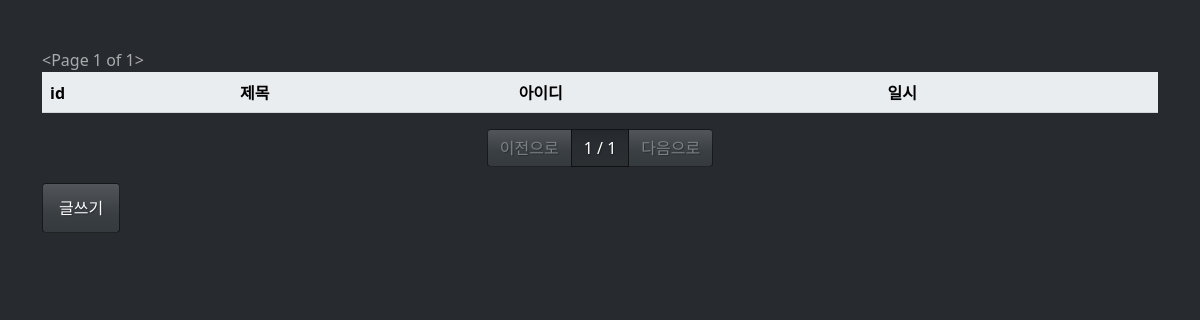
Before: /board/list/ with the older database file.
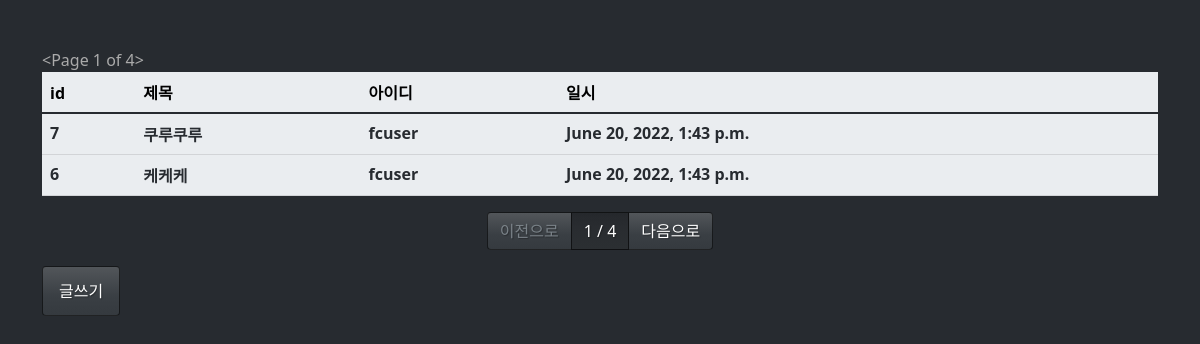
After: the same page with the newer database file.
### board/models.py (models this page shows, shortened)
class Board(models.Model):
    title = models.CharField(max_length=128, verbose_name="제목")
    contents = models.TextField(verbose_name="내용")
    writer = models.ForeignKey('fcuser.Fcuser',on_delete=models.CASCADE ,verbose_name="작성자")
    tags = models.ManyToManyField('tag.Tag', verbose_name="태그")
    register_dttm = models.DateTimeField(auto_now_add=True, verbose_name="등록시간")
    class Meta:
        db_table = 'fastcampus_board'
        verbose_name = '패스트캠퍼스 게시글'
        verbose_name_plural = '패스트캠퍼스 게시글'

### fcuser/models.py (models this page shows)
class Fcuser(models.Model):
    username = models.CharField(max_length=64, verbose_name="사용자명")
    useremail = models.EmailField(max_length=128, verbose_name="사용자이메일",default='')
    password = models.CharField(max_length=64, verbose_name="비밀번호")
    register_dttm = models.DateTimeField(auto_now_add=True, verbose_name="등록시간")
    def __str__(self):
        return self.username
    class Meta:
        db_table = 'fastcampus_fcuser'
        verbose_name = '패스트캠퍼스 사용자'
        verbose_name_plural = '패스트캠퍼스 사용자'

### board/views.py (the view)
# urls.py: path('list/', views.board_list),
def board_list(request):
    all_boards = Board.objects.all().order_by('-id')
    page = int(request.GET.get('p', 1))
    paginator = Paginator(all_boards, 2)
    boards = paginator.get_page(page)
    return render(request, 'board_list.html', {'boards': boards})

### board/templates/board_list.html (shortened to what this page needs)
{% extends "base.html" %}
{% block contents %}
<div class="row mt-5">
    <div class="col-12">
        <table class="table table-light">
            <thead class="thead-light">
                <tr>
                    <th>id</th>
                    <th>제목</th>
                    <th>아이디</th>
                    <th>일시</th>
                </tr>
            </thead>
            <tbody class="text-dark">
                {% for board in boards %}
                <tr onclick="location.href='/board/detail/{{ board.id }}'">
                    <th>{{ board.id }}</th>
                    <th>{{ board.title }}</th>
                    <th>{{ board.writer}}</th>
                    <th>{{ board.register_dttm}}</th>
                </tr>
                {% endfor %}
            </tbody>
        </table>
    </div>
</div>
<div class="row">
    <div class="col-12">
        <nav>
            <ul class="pagination justify-content-center">
                {% if boards.has_previous %}
                <li class="page-item">
                    <a class="page-link" href="?p={{ boards.previous_page_number }}">이전으로</a>
                </li>
                {% else %}
                <li class="page-item disabled">
                    <a class="page-link disabled" href="#">이전으로</a>
                </li>
                {% endif %}
                <li class="page-item active">
                    <a class="page-link" href="#">{{ boards.number }} / {{ boards.paginator.num_pages }}</a>
                </li>
                {% if boards.has_next %}
                <li class="page-item">
                    <a class="page-link" href="?p={{ boards.next_page_number }}">다음으로</a>
                </li>
                {% else %}
                <li class="page-item disabled">
                    <a class="page-link disabled" href="#">다음으로</a>
                </li>
                {% endif %}
            </ul>
        </nav>
        <button class="btn btn-primary" onclick="location.href='/board/write/'">글쓰기</button>
    </div>
</div>
{% endblock %}

### board/templates/base.html (shortened to what this page needs)
<html>
<head>
    <link rel="stylesheet" href="/static/bootstrap.min.css"/>
</head>
<body>
    <div class="container">
       {% block contents %}
       {% endblock %}
    </div>
</body>
</html>

Changed rows visible on the page:
added Board: id "7", title "쿠루쿠루", writer "fcuser", register_dttm "June 20, 2022, 1:43 p.m."
added Board: id "6", title "케케케", writer "fcuser", register_dttm "June 20, 2022, 1:43 p.m."
Other visible differences:
text written by a page script: "<Page 1 of 1>" → "<Page 1 of 4>"
{{ boards.paginator.num_pages }}: "1" → "4"
